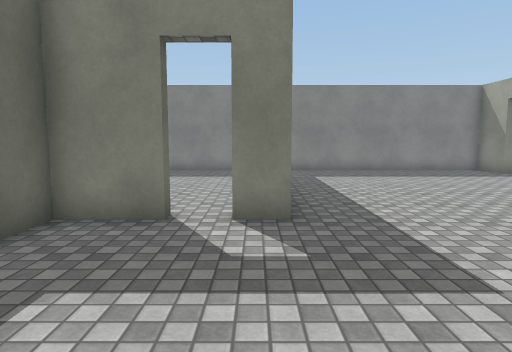
View 1 (above)

24 first-person views from a walk through a scene from a Unity 3-D project. The camera is 1.4 m above the floor, tilts 6° down and sees 75° across. The floor is counted in squares, 1 m on a side. Each view is taken from the middle of a square. On the plan, view 1 faces up. The plan holds only what a view shows up to about 15 squares ahead; the rest is blank. Surface patterns are stand-ins for the level's own textures.

View 2
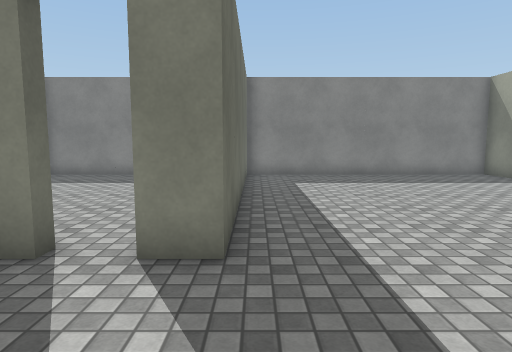

View 3
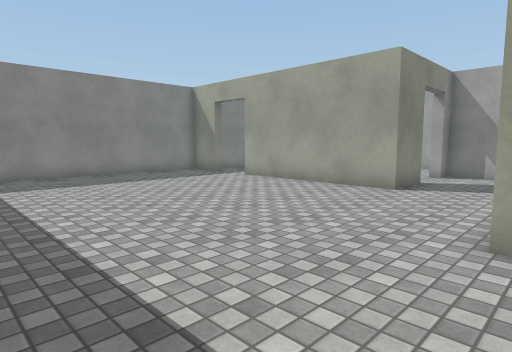

View 4
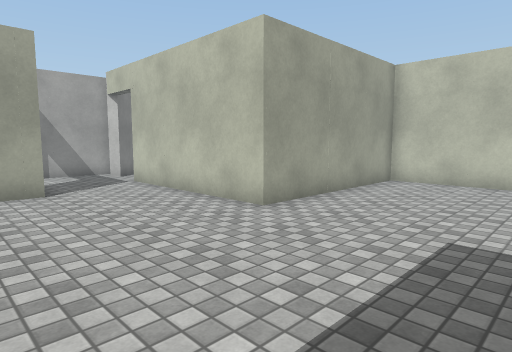

View 5
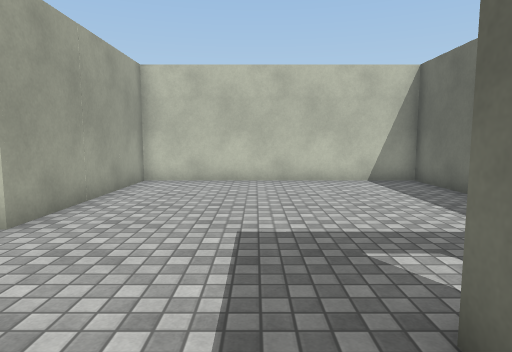

View 6
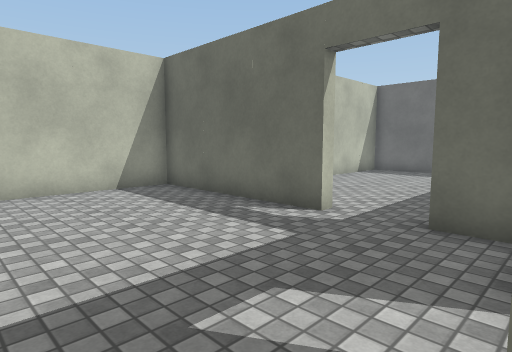

View 7
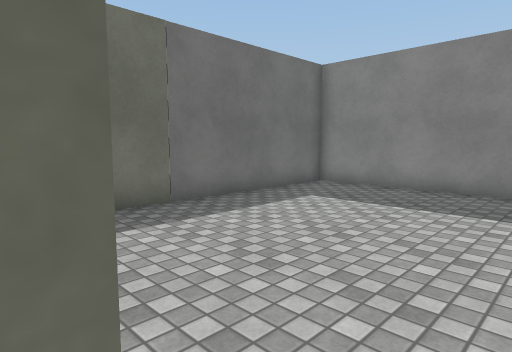

View 8
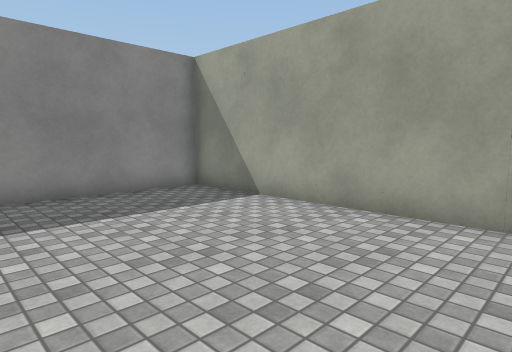

View 9
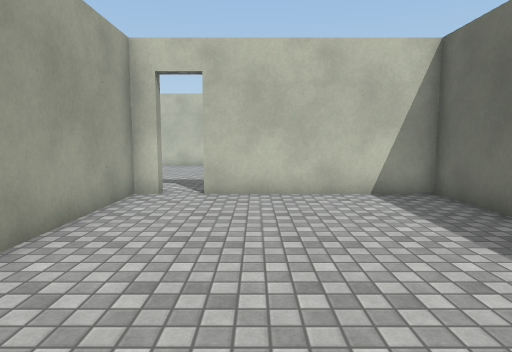

View 10
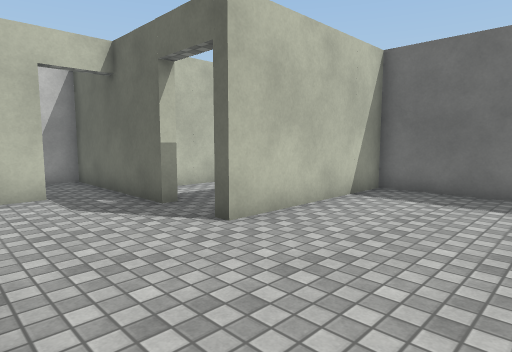

View 11
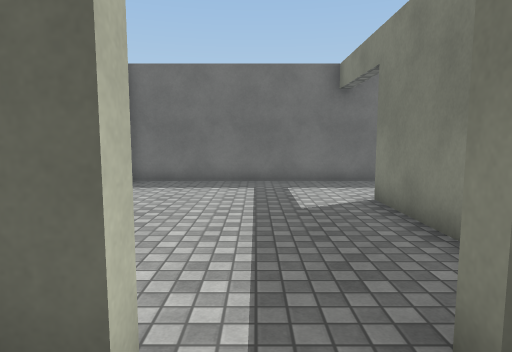

View 12
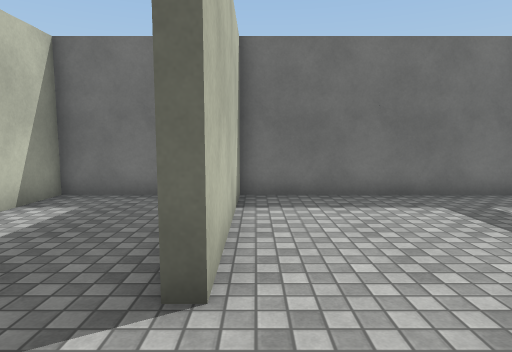

View 13
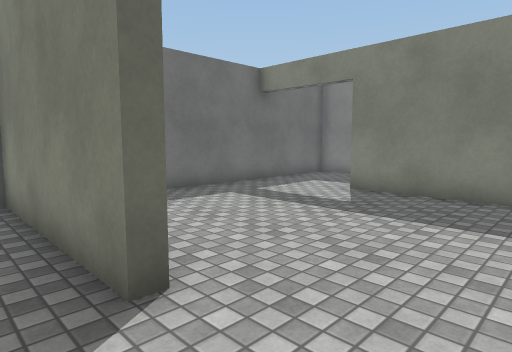

View 14
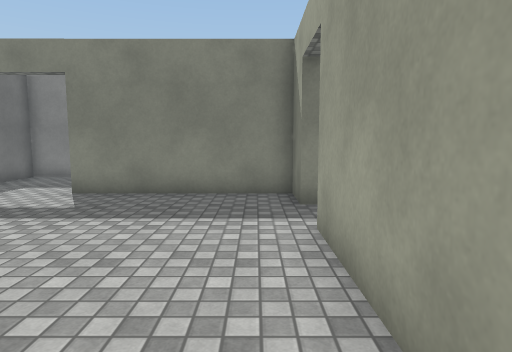

View 15
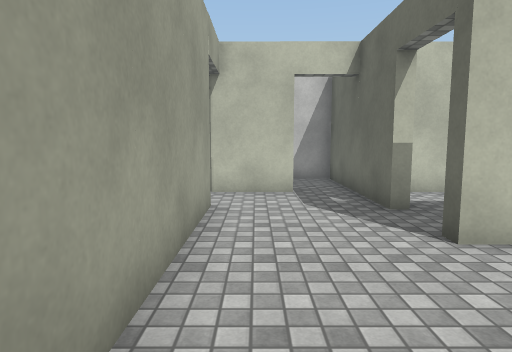

View 16
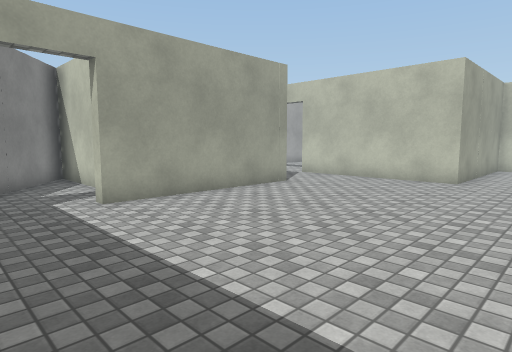

View 17
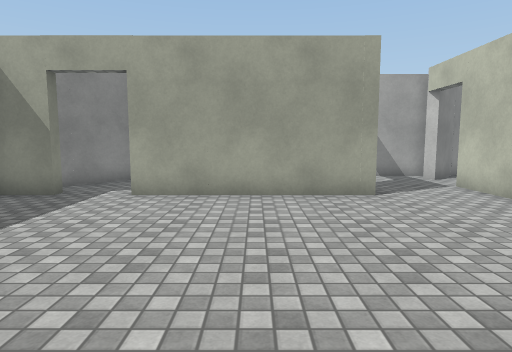

View 18
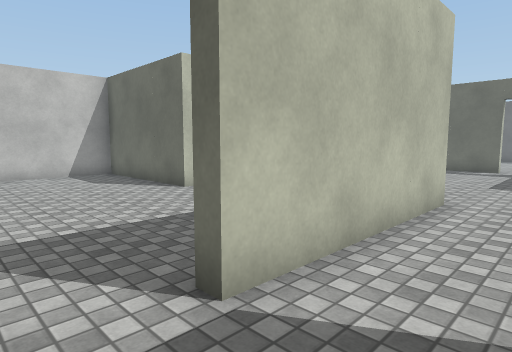

View 19
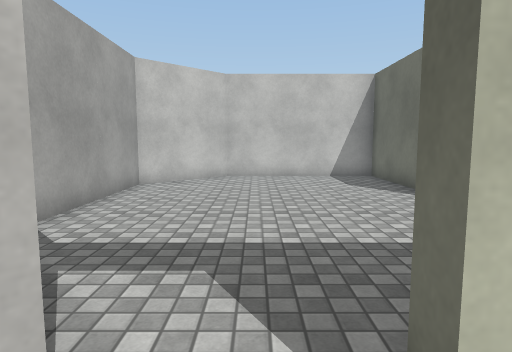

View 20
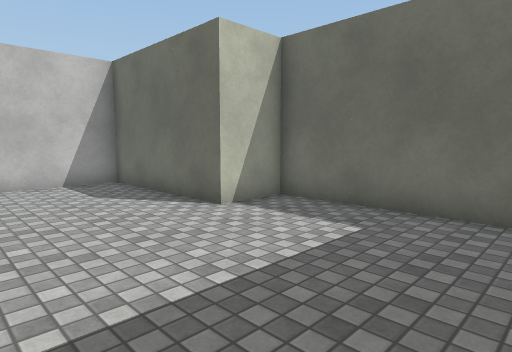

View 21
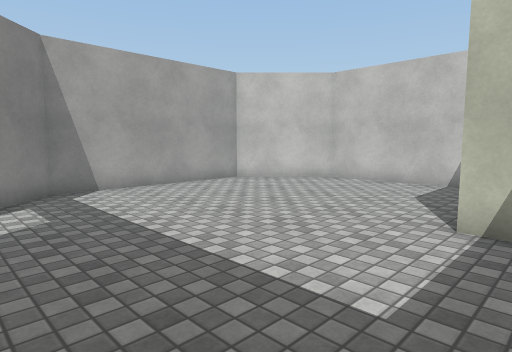

View 22
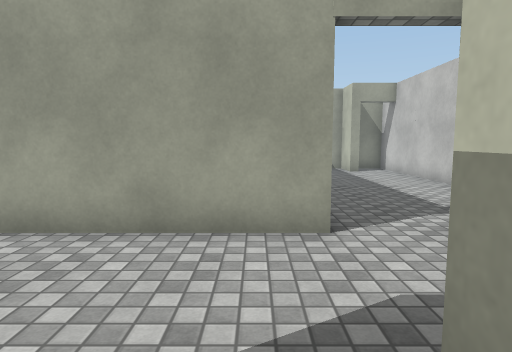

View 23
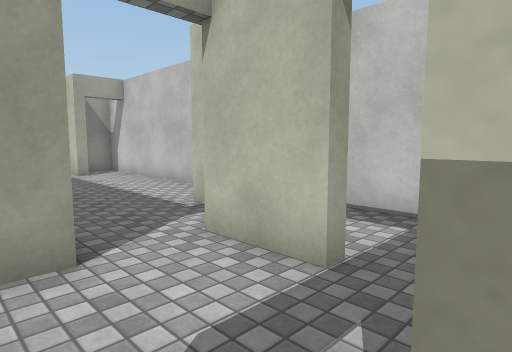

View 24
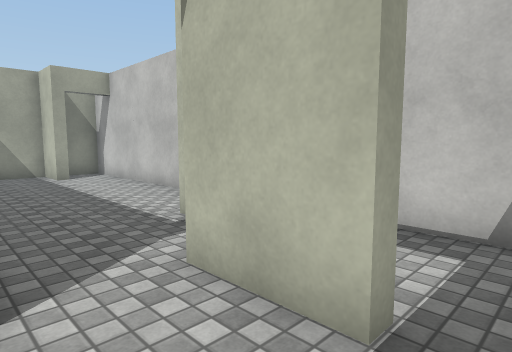

### Floor plan
Ten units are one square. View 1 is at (0, 0); x grows to the right and y downward. Boxes are objects, and circles mark ways between rooms. Rooms are numbered by the first view taken in them; rooms with no view inside come last. Other rooms are left out.
<svg viewBox="-141 -165 314 263">
<path fill="none" stroke="#000" d="M-16 -63 -16 -59 -36 -59 -36 -43M106 -59 106 -122 110 -122M-36 -22 -36 37 60 37 60 -28 105 -28M6 -150 6 -59 -4 -59 -4 -63M110 -142 106 -142 106 -160 6 -160M134 -114 168 -114 121 -150M2 -63 2 -160 -78 -160 -78 -63 -16 -63M-78 37 -78 54M-36 -43 -40 -43 -40 -59 -100 -59M-40 42 -40 -22 -36 -22M-121 -99 -136 -99 -136 14 -78 14 -78 18M-60 61 -38 61M140 -25 143 -28M126 -59 106 -59M105 -28 122 -28M154 -21 154 -59 147 -59 147 -64M122 -28 122 -24M64 -12 64 37 84 37 84 93 141 93 168 67 168 3 140 -25M-136 35 -136 61 -92 61M-82 37 -78 37M-78 18 -136 18M12 93 79 93M-19 75 -14 75M64 78 64 75 79 75 79 59M-60 65 -60 61M-78 54 -78 93 -44 93"/>
<circle cx="-10" cy="-60" r="3" fill="#2a7"/>
<circle cx="-40" cy="-35" r="3" fill="#2a7"/>
<circle cx="115" cy="-45" r="3" fill="#2a7"/>
<circle cx="-80" cy="30" r="3" fill="#2a7"/>
<circle cx="-40" cy="50" r="3" fill="#2a7"/>
<circle cx="-70" cy="60" r="3" fill="#2a7"/>
<circle cx="130" cy="-20" r="3" fill="#2a7"/>
<text x="40" y="-60">1</text>
<text x="-40" y="-110">2</text>
<text x="-90" y="-20">3</text>
<text x="130" y="-40">4</text>
<text x="120" y="30">5</text>
<text x="-110" y="40">6</text>
<text x="20" y="60">7</text>
<text x="-60" y="70">8</text>
</svg>
Room 1 opens to room 2. Room 1 opens to room 3. Room 1 opens to room 4. Room 3 opens to room 6. Room 3 opens to room 7. Room 3 opens to room 8. Room 4 opens to room 5.

Where each view was taken, in squares from view 1:
view 1: 0 up, 0 right, facing up
view 2: 2 up, 1 right, facing up
view 3: 2 up, 1 right, facing up-right
view 4: 8 up, 1 right, facing down-right
view 5: 8 up, 2 right, facing down
view 6: 6 up, 2 right, facing down-left
view 7: 6 up, 1 left, facing up-left
view 8: 7 up, 6 left, facing up-right
view 9: 15 up, 3 left, facing down
view 10: 3 up, 4 left, facing down-left
view 11: 3 up, 2 left, facing left
view 12: 1 down, 5 left, facing left
view 13: 3 down, 5 left, facing up-left
view 14: 3 down, 5 left, facing up
view 15: 3 up, 5 left, facing down
view 16: 15 up, 3 right, facing down-right
view 17: 9 up, 2 right, facing right
view 18: 5 up, 14 right, facing down-left
view 19: 4 up, 13 right, facing down
view 20: 2 up, 13 right, facing down-left
view 21: 2 up, 7 right, facing down-right
view 22: 3 down, 9 left, facing right
view 23: 3 down, 8 left, facing down-right
view 24: 4 down, 7 left, facing down-right
